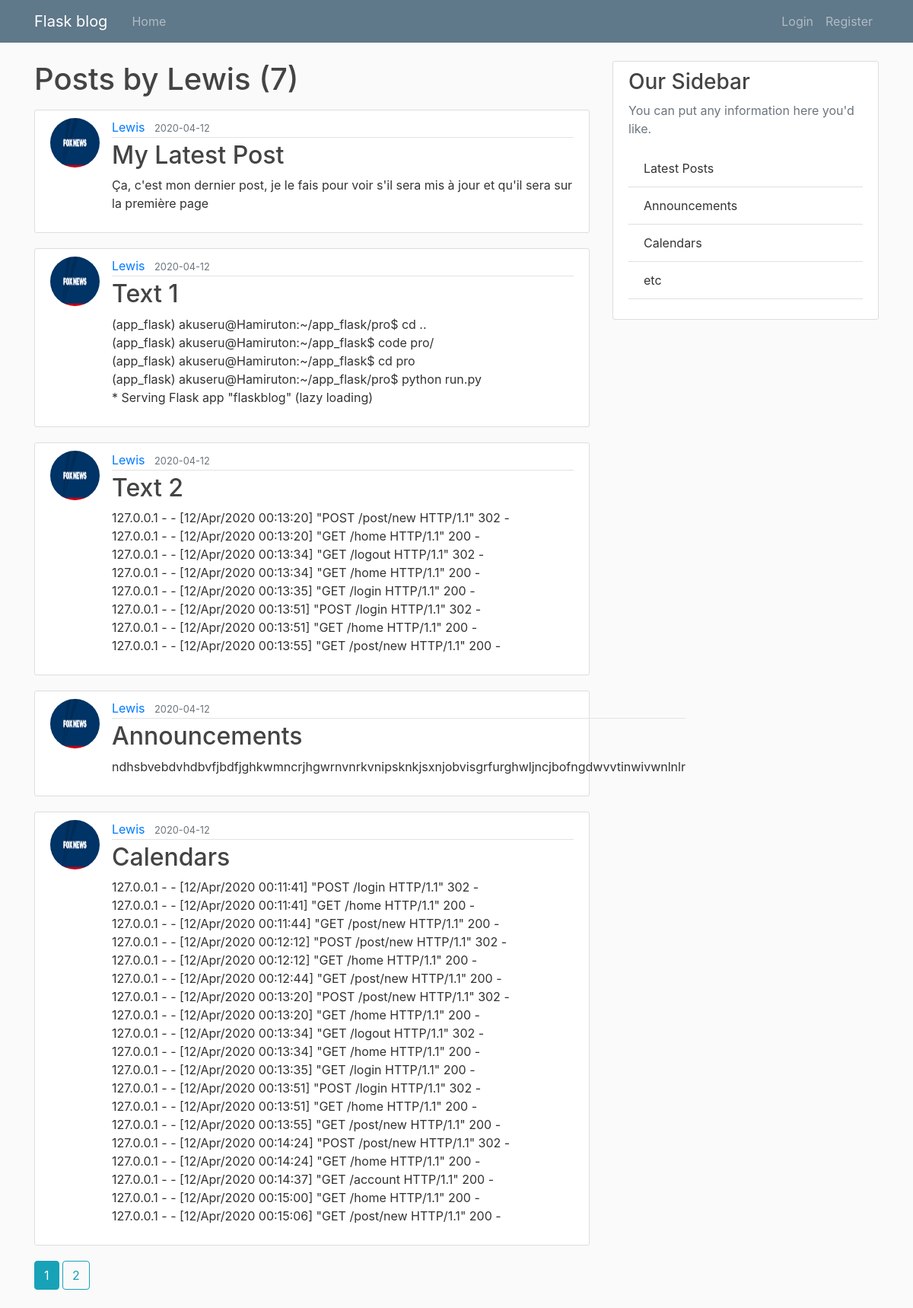
Before: /user/Lewis with the older database file.
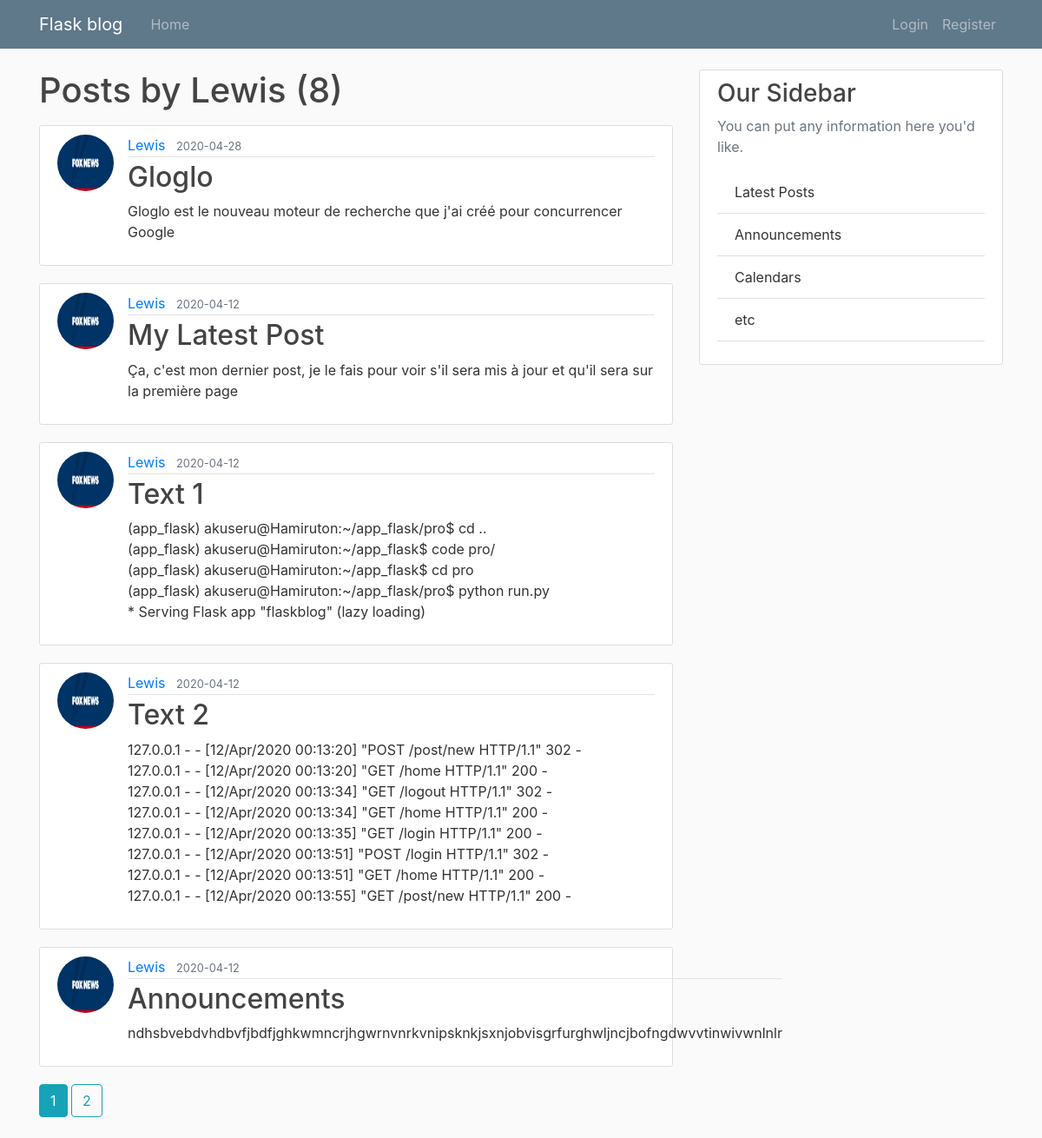
After: the same page with the newer database file.
### flaskblog/models.py (models this page shows, shortened)
class User(db.Model, UserMixin):
    id = db.Column(db.Integer, primary_key=True)
    username = db.Column(db.String(20), unique=True, nullable=False)
    email = db.Column(db.String(120), unique=True, nullable=False)
    image_file = db.Column(db.String(20), nullable=False, default='default.jpg')
    password = db.Column(db.String(60), nullable=True)
    posts = db.relationship('Post', backref='author', lazy=True)

class Post(db.Model):
    id = db.Column(db.Integer, primary_key=True)
    title = db.Column(db.String(100), nullable=False)
    date_posted = db.Column(db.DateTime, nullable=False, default=datetime.utcnow())
    content = db.Column(db.Text, nullable=False)
    user_id = db.Column(db.Integer, db.ForeignKey('user.id'), nullable=False)

### flaskblog/users/routes.py (the view)
@users.route('/user/<string:username>')
def user_posts(username):
	page = request.args.get('page', 1, type=int)
	user = User.query.filter_by(username=username).first_or_404()
	posts = Post.query.filter_by(author=user)\
		.order_by(Post.date_posted.desc())\
		.paginate(page=page, per_page=5)
	return render_template('user_posts.html', posts=posts, user=user)

### flaskblog/templates/user_posts.html
{% extends "layout.html" %}
{% block content %}
    <h1 class="mb-3">Posts by {{ user.username }} ({{ posts.total }}) </h1>
    {% for post in posts.items %}
        <article class="media content-section">
            <img class="rounded-circle article-img" src="{{ url_for('static', filename='profile_pics/' + post.author.image_file) }}">
            <div class="media-body">
                <div class="article-metadata">
                    <a class="mr-2" href="{{ url_for('users.user_posts', username=post.author.username) }}">{{ post.author.username }}</a>
                    <small class="text-muted">{{ post.date_posted.strftime('%Y-%m-%d') }}</small>
                </div>
                <h2><a class="article-title" href="{{ url_for('posts.post', post_id=post.id) }}">{{ post.title }}</a></h2>
                <p class="article-content">{{ post.content }}</p>
            </div>
        </article>
    {% endfor %}
    {% for page_num in posts.iter_pages() %}
        {% if page_num %}
            {% if posts.page == page_num %}
                <a class="btn btn-info mb-4" href="{{ url_for('users.user_posts', username=user.username, page=page_num) }}">{{ page_num }}</a>
            {% else %}
            <a class="btn btn-outline-info mb-4" href="{{ url_for('users.user_posts', username=user.username, page=page_num) }}">{{ page_num }}</a>
            {% endif %}
        {% else %}
            ...
        {% endif %}
    {% endfor %}
{% endblock content %}

### flaskblog/templates/layout.html (shortened to what this page needs)
<!DOCTYPE html>
<html lang="en">
<head>
    <link rel="stylesheet" href="{{ url_for('static', filename = 'css/bootstrap.min.css') }}">
    <link rel="stylesheet" href="{{ url_for('static', filename = 'css/main.css') }}">
</head>
<body>
    <header class="site-header">
        <nav class="navbar navbar-expand-md navbar-dark bg-steel fixed-top">
            <div class="container">
                <a class="navbar-brand mr-4" href="{{ url_for('main.home') }}">Flask blog</a>
                <div class="collapse navbar-collapse" id="navbarToggle">
                    <div class="navbar-nav mr-auto">
                        <a class="nav-item nav-link" href="{{ url_for('main.home') }}">Home</a>
                    </div>
                    <div class="navbar-nav">
                        {% if current_user.is_authenticated %}
                            <a class="nav-item nav-link" href="{{ url_for('posts.new_post') }}">New Post</a>
                            <a class="nav-item nav-link" href="{{ url_for('users.account') }}">Account</a>
                            <a class="nav-item nav-link" href="{{ url_for('users.logout') }}">Logout</a>
                        {% else %}
                            <a class="nav-item nav-link" href="{{ url_for('users.login') }}">Login</a>
                            <a class="nav-item nav-link" href="{{ url_for('users.register') }}">Register</a>
                        {% endif %}
                    </div>
                </div>
            </div>
        </nav>
    </header>
    <main role="main" class="container">
        <div class="row">
            <div class="col-md-8">
                {% block content %}{% endblock content %}
            </div>
            <div class="col-md-4">
                <div class="content-section">
                    <h3>Our Sidebar</h3>
                    <p class="text-muted">You can put any information here you'd like.
                        <ul class="list-group list-group-flush">
                            <li class="list-group-item">Latest Posts</li>
                            <li class="list-group-item">Announcements</li>
                            <li class="list-group-item">Calendars</li>
                            <li class="list-group-item">etc</li>
                        </ul>
                    </p>
                </div>
            </div>
        </div>
    </main>
</body>
</html>

### flaskblog/static/css/main.css (style rules this page uses)
body { background: #fafafa; color: #333333; margin-top: 5rem; }
h1, h2, h3, h4, h5, h6 { color: #444444; }
.bg-steel { background-color: #5f788a; }
.content-section { background: #ffffff; padding: 10px 20px; border: 1px solid #dddddd; border-radius: 3px; margin-bottom: 20px; }
.article-title { color: #444444; }
.article-content { white-space: pre-line; }
.article-img { height: 65px; width: 65px; margin-right: 16px; }
.article-metadata { padding-bottom: 1px; margin-bottom: 4px; border-bottom: 1px solid #e3e3e3; }

Changed rows visible on the page:
no longer on this page (row unchanged): Post: image_file (picture), author.username "Lewis", date_posted "2020-04-12", title "Calendars", content "127.0.0.1 - - [12/Apr/2020 00:11:41] \"POST /login HTTP/1.1\" 302 - 127.0.0.1 - - [12/Apr/2020 00:11:41] \"GET /home HTTP/1.1\" 200 - 127.0.0.1 - - [12/Apr/2020 00:11:44] \"GET /post/new HTTP/1.1\" 200 - 127.0.0.1 - - [12/Apr/2020 00:12:12] \"POST /post/new HTTP/1.1\" 302 - 127.0.0.1 - - [12/Apr/2020 00:12:12] \"GET /home HTTP/1.1\" 200 - 127.0.0.1 - - [12/Apr/2020 00:12:44] \"GET /post/new HTTP/1.1\" 200 - 127.0.0.1 - - [12/Apr/2020 00:13:20] \"POST /post/new HTTP/1.1\" 302 - 127.0.0.1 - - [12/Apr/2020 00:13:20] \"GET /home HTTP/1.1\" 200 - 127.0.0.1 - - [12/Apr/2020 00:13:34] \"GET /logout HTTP/1.1\" 302 - 127.0.0.1 - - [12/Apr/2020 00:13:34] \"GET /home HTTP/1.1\" 200 - 127.0.0.1 - - [12/Apr/2020 00:13:35]…"
added Post: image_file (picture), author.username "Lewis", date_posted "2020-04-28", title "Gloglo", content "Gloglo est le nouveau moteur de recherche que j'ai créé pour concurrencer Google"
Other visible differences:
{{ posts.total }}: "7" → "8"
